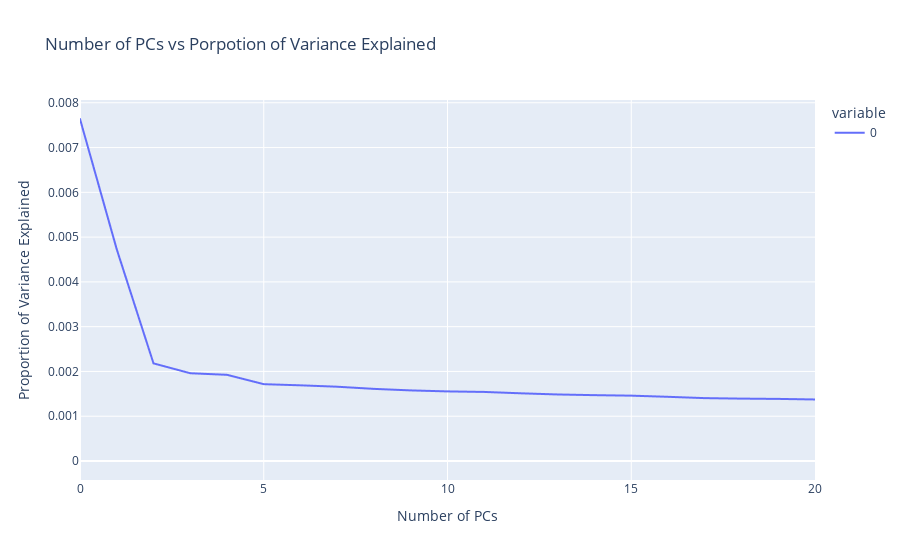

Source (notebook cell):
### Code cell
# Use explained_variance_ratio
expl_var = my_PCA.explained_variance_ratio_

# Use Pyplot express to make a line plot
import plotly.express as px


fig = px.line(expl_var,
        range_x = [0,20],
        title='Number of PCs vs Porpotion of Variance Explained',
        labels={'value': 'Proportion of Variance Explained',
                'index': 'Number of PCs'})

fig.show()

### Figure 1 — Plotly figure (JSON) as saved in the notebook; plotly's stock layout.template omitted (floating-point values rounded to 4 significant figures; data arrays with more than 128 entries replaced by an {"elided": "..."} marker saying what was removed)
{"data": [{"hovertemplate": "variable=0<br>Number of PCs=%{x}<br>Proportion of Variance Explained=%{y}<extra></extra>", "legendgroup": "0", "line": {"color": "#636efa", "dash": "solid"}, "marker": {"symbol": "circle"}, "mode": "lines", "name": "0", "showlegend": true, "type": "scattergl", "x": {"elided": "2743 int values"}, "xaxis": "x", "y": {"elided": "2743 float values"}, "yaxis": "y"}], "layout": {"legend": {"title": {"text": "variable"}, "tracegroupgap": 0}, "title": {"text": "Number of PCs vs Porpotion of Variance Explained"}, "xaxis": {"anchor": "y", "domain": [0, 1], "range": [0, 20], "title": {"text": "Number of PCs"}}, "yaxis": {"anchor": "x", "domain": [0, 1], "title": {"text": "Proportion of Variance Explained"}}}}
